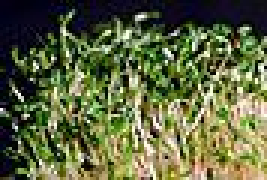
%> input picture Images/i01.ppm, 89 x 60 px (shown 3 times larger); its folder holds only this picture in this run
$ octave --eval "assignment2;"   (GNU Octave 9; MATLAB toolbox functions it lacks are replaced by stand-ins)
%> lines starting %> are read from the running program, lines starting %| are printed output that depends on the picture; in (x1, y1, x2, y2) boxes, pixels count from 0 and x2, y2 are one past the last pixel; in counts of white or black regions, pixels touching at a corner belong together; the program's own positions count from 1
### src/screen2png.m
% SCREEN2JPEG Generate a JPEG file of the current figure with
%   dimensions consistent with the figure's screen dimensions.
function screen2png(h,filename)

% create directory if needed
[pathstr, ~, ~] = fileparts(filename);
if ~exist(pathstr, 'dir')
   mkdir(pathstr);
end

set(gcf,'Units','pixels');

pos = get(h,'Position');
newpos = pos/100;

% sets the position\size of the current graphical object before printing
set(h,'PaperUnits','inches',...
     'PaperPosition',newpos)

% print
print('-dpng', filename, '-r100');
drawnow;
end

### src/get_color_hist.m
function hist = get_color_hist(imgpix, bin_size)

    hist=[];
    r = imgpix(:,:,1);
    b = imgpix(:,:,2);
    g = imgpix(:,:,3);
    r = r(:);
    b = b(:);
    g = g(:);

    for i=1:ceil(255/bin_size)
        for j=1:ceil(255/bin_size)
            for k=1:ceil(255/bin_size)
                hist(i,j,k) = sum(r>=bin_size*(i-1) & r<bin_size*i...
                    & b>=bin_size*(j-1) & b<bin_size*j...
                    & g>=bin_size*(k-1) & g<bin_size*k);
            end
        end
    end

end

### src/get_texture_hist.m
% computes the histogram for a laplacian of a grayscale image.
function hist = get_texture_hist(bw_laplacian, bin_size)

    % init variables
    hist=[];
    min_t = 0;
    max_t = 255*8;

    nbins = ((max_t-min_t)/bin_size);
    bw_laplacian = bw_laplacian(:);

    % iteration over the bins
    for i=1:ceil(nbins)
        minbin=min_t+bin_size*(i-1);
        maxbin=min_t+bin_size*(i);

        % count the number of pizels that belong to current bin
        hist(i) = sum(bw_laplacian>=minbin & bw_laplacian<maxbin);
    end
end

### src/pairwise_compare_hists.m
function A=pairwise_compare_hists(hists)

m_size = size(hists,2);
A = zeros(m_size, m_size);  % distance matrix
for i=1:m_size
    for j=1:m_size
        A(i,j) = 1-l1_compare(hists(:,i), hists(:,j));
    end
end
end

### src/assignment2.m
% runs steps 1-4 of Assignment 2 in visual interfaces
function assignment2

close all;;
clc;

files = dir([curr_path filesep 'Images/*.ppm']);

imgObjs = cell(1,40);
bws = cell(1,40);
bws_laplacian = cell(1,40);
chists=[];
m_size = length(files);
color_bin_size = 40;
texture_bin_size = 20;

% load and process all images by texture and color
for i=1:m_size
    imgObj = imread([curr_path filesep 'Images' filesep files(i).name]);
%> imgObj is the input picture: size 60x89x3 uint8; mean R, G, B 94.7, 102.2, 64.8
    imgObjs{i} = imgObj;

    % == ignore background and create color histograms
    r = imgObj(:,:,1);
    b = imgObj(:,:,2);
    g = imgObj(:,:,3);
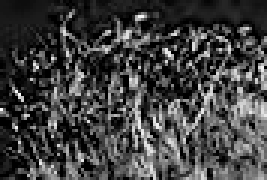
%> g: size 60x89 uint8 (shown 3 times larger); min 0, max 255, mean 64.8

    blackPixels = (double(r) < 25 & double(g) < 25 & double(b) < 25);
%> blackPixels: size 60x89 logical; 17.1% white in thin lines or dots
    [~,regions] = bwboundaries(blackPixels,'noholes');
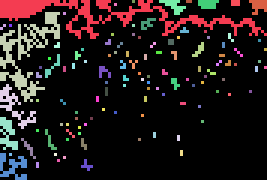
%> regions: size 60x89 double (shown 3 times larger); 118 distinct labels, from 0 to 117; one colour per label, 0 black

    % sort by size
    table = tabulate(regions(:));
%> table = 118 rows, first 12: [1 305 5.71; 0 4426 82.88; 2 2 0.0375; 3 177 3.31; 4 51 0.955; 5 37 0.693; 6 41 0.768; 7 1 0.0187; 8 1 0.0187; 9 9 0.169; 10 3 0.0562; 11 1 0.0187]
    background_regions = table(table(:,2)>15,1);
%> background_regions = [1; 0; 3; 4; 5; 6; 76; 91; 111]

    % remove continous regions of color
    rems = [];
    for regi=1:numel(background_regions)
        if any(~blackPixels(regions==background_regions(regi)))
            rems(end+1) = regi;
            break;
        end
    end
    background_regions(rems) = [];

    blackPixels = ismember(regions, background_regions);
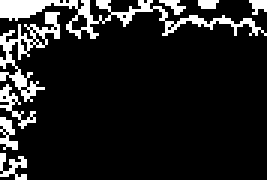
%> blackPixels: size 60x89 logical (shown 3 times larger); 12.5% white in thin lines or dots

    print_image_and_bin(imgObj, getInds(blackPixels), i, sprintf('%s%scolorbackgrounds25%s%g.png',curr_path, filesep, filesep, i));
%> in getInds, `[i,j,~] = find(mat);`: i = 670 values from 1 to 60; j = 670 values from 1 to 89
%> in getInds, `inds = [i,j];`: inds = 670 rows, first 12: [1 1; 2 1; 3 1; 4 1; 5 1; 6 1; 13 1; 14 1; 15 1; 20 1; 21 1; 22 1]
%> in screen2png, `set(h,'PaperUnits','inches', 'PaperPosition',newpos)`:
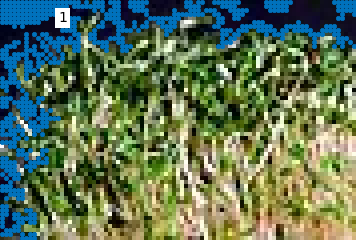
%> figure redrawn from the program's plot data; shown 4 times larger

    % set relevant pixels to nan
    r(blackPixels) = nan;
%> r: size 60x89 uint8; min 0, max 255, mean 94.1
    b(blackPixels) = nan;
%> b: size 60x89 uint8; min 0, max 255, mean 101.3
    g(blackPixels) = nan;
%> g: size 60x89 uint8; 9.44% of pixels changed, all inside (x1, y1, x2, y2) = (0, 0, 89, 60)
    imgObj(:,:,1) = r;
%> imgObj: size 60x89x3 uint8; 8.58% of pixels changed, all inside (x1, y1, x2, y2) = (0, 0, 89, 59)
    imgObj(:,:,2) = b;
%> imgObj: size 60x89x3 uint8; mean R, G, B 94.1, 101.3, 64.8
    imgObj(:,:,3) = g;
%> imgObj: size 60x89x3 uint8; mean R, G, B 94.1, 101.3, 63.3

    % get color histogram
    threedimhist = get_color_hist(imgObj, color_bin_size);
%> in get_color_hist, `r = r(:);`: r = 5340 values, max 255 at index 37, min 0 at index 1, mean 94.12
%> in get_color_hist, `b = b(:);`: b = 5340 values, max 255 at index 331, min 0 at index 1, mean 101.3
%> in get_color_hist, `g = g(:);`: g = 5340 values, max 255 at index 37, min 0 at index 1, mean 63.35
    chists(:,i) = threedimhist(:)./ sum(threedimhist(:));

    % == ignore background and create texture histograms
    bw = rgb2gray(imgObj);
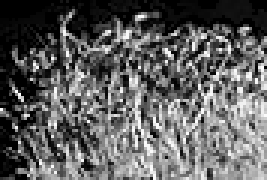
%> bw: size 60x89 uint8 (shown 3 times larger); min 0, max 254, mean 94.8
    bws{i} = bw;

    % compute laplacian
    bw_laplacian = zeros(size(bw));
    for r=2:(size(bw(:,:), 1)-1)
        for c=2:(size(bw(:,:), 2)-1)
            bw_laplacian(r,c) =...
                double(bw(r,c))*9-sum(sum(double(bw(r-1:r+1, c-1:c+1))));
        end
    end
%> this loop made 58 passes

    frac = 10;

    % remove background - if low texture and not in the center of image
    edgewidth  = floor(size(bw_laplacian,2)/frac);
%> edgewidth = 8
    edgeheight = floor(size(bw_laplacian,1)/frac);
%> edgeheight = 6

    % create dead zone mask
    mask = ones(1, size(bw_laplacian,2));
    mask(edgewidth:edgewidth*(frac-1)) = 0;

    % iterate over each image row
    for r=1:size(bw_laplacian,1)
        if (r>edgeheight && r<edgeheight*(frac-1))
            bw_laplacian(r, mask & abs(bw_laplacian(r, :)) < 3 ) = nan;
        else
            bw_laplacian(r, abs(bw_laplacian(r, :)) < 3 ) = nan;
        end
    end
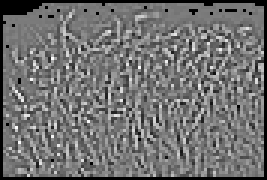
%> bw_laplacian: size 60x89 double (shown 3 times larger); 7.02% of the values are NaN or infinite; the others: min -1285, max 1398, mean 0.805; drawn with min black, max white, NaN and infinite black

	bws_laplacian{i} = bw_laplacian;

    print_image_and_bin(imgObj, getInds(isnan(bw_laplacian)), i, sprintf('%s%stexturebackgrounds25%s%g.png',curr_path, filesep, filesep, i));
%> in getInds (call 2), `inds = [i,j];`: inds = 375 rows, first 12: [1 1; 2 1; 3 1; 4 1; 5 1; 6 1; 7 1; 8 1; 9 1; 10 1; 11 1; 12 1]
%> call 2 of screen2png, with h = 1, filename = 'src/texturebackgrounds25/1.png'
%> in screen2png (call 2), `set(h,'PaperUnits','inches', 'PaperPosition',newpos)`:
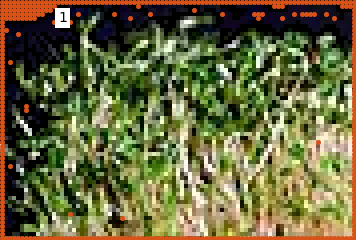
%> figure redrawn from the program's plot data; shown 4 times larger

    % compute texture histogram
    thists(:,i) = get_texture_hist(abs(bws_laplacian{i}),texture_bin_size);
%> after the loop in get_texture_hist, `for i=1:ceil(nbins)`: hist = 102 values, max 312 at index 2, min 0 at index 64, mean 48.68
    thists(:,i) = thists(:,i) ./ sum(sum(thists(:,i)));
end

% === Step 1: Gross color matching ==
C=compute_print_similarities(imgObjs, chists, 'color');
%> in compute_print_similarities, `S = pairwise_compare_hists(hists);`: S = 1
%> C = 1

% === Step 2: Gross texture matching. ==
T=compute_print_similarities(imgObjs, thists, 'texture');
%> the loop in pairwise_compare_hists (call 2), `for i=1:m_size` made 1 pass
%> T = 1


% === Step 3: Combine similarities, and cluster.
r=.6;
S = r*T + (1-r)*C;
%> S = 1
print_similarities(imgObjs, S, sprintf('combination%gprctext',100*r));
% [78 lines not run here, left out]
% [86 lines left out: functions print_cluster_result, print_img_row, print_all_imgs, print_img_similarity_mat, print_img_similarity_idx, not called in this run]

function print_image_and_bin(img,binimg,label, filename)
    h= figure(1);
    imshow(img);
    hold on;
    scatter(binimg(:,2), binimg(:,1), 40, '.b');
    hold off;
    text(15,5,num2str(label), 'background', 'w');


    % save to picture to file
    screen2png(h,filename);
end

function S=compute_print_similarities(imgObjs, hists, prefix)
S = pairwise_compare_hists(hists);

% print_similarities(imgObjs, S, prefix)
end

function print_similarities(imgObjs, S, prefix)
%> called with S = 1, prefix = 'combination60prctext'
[S_sorted, idx(:,:)] = sort(S, 2, 'descend');
%> S_sorted = 1

%> (the run ends here)

$ run again, on Images/i09.ppm
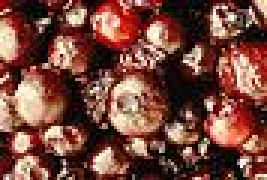
%> input picture Images/i09.ppm, 89 x 60 px (shown 3 times larger)
%> in assignment2, imgObj is the input picture: size 60x89x3 uint8; mean R, G, B 119.9, 72.2, 60.6
%> regions: size 60x89 double; 40 distinct labels, from 0 to 39
%> table = 40 rows, first 12: [0 4718 88.35; 1 3 0.0562; 2 1 0.0187; 3 2 0.0375; 4 31 0.581; 5 34 0.637; 6 1 0.0187; 7 11 0.206; 8 1 0.0187; 9 1 0.0187; 10 24 0.449; 11 26 0.487]
%> background_regions = [0; 4; 5; 10; 11; 13; 17; 20; 22; 24; 25; 29; 37]
%> i = 555 values from 1 to 60; j = 555 values from 8 to 89
%> inds = 555 rows, first 12: [4 8; 3 9; 4 9; 5 9; 1 10; 2 10; 3 10; 4 10; 5 10; 6 10; 3 11; 4 11]
%> in get_color_hist, `r = r(:);`: r = 5340 values, max 255 at index 5, min 0 at index 424, mean 118.5
%> in get_color_hist, `b = b(:);`: b = 5340 values, max 255 at index 14, min 0 at index 1, mean 71.56
%> in get_color_hist, `g = g(:);`: g = 5340 values, max 243 at index 4854, min 0 at index 3, mean 60.07
%> the loop in assignment2, `for r=2:(size(bw(:,:), 1)-1)` made 58 passes
%> after the loop in assignment2, `for r=1:size(bw_laplacian,1)`:
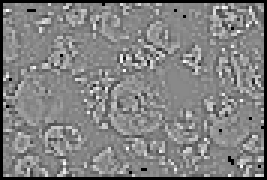
%> bw_laplacian: size 60x89 double (shown 3 times larger); 5.88% of the values are NaN or infinite; the others: min -1386, max 1187, mean -0.143; drawn with min black, max white, NaN and infinite black
%> inds = 314 rows, first 12: [1 1; 2 1; 3 1; 4 1; 5 1; 6 1; 7 1; 8 1; 9 1; 10 1; 11 1; 12 1]
%> in screen2png (call 2), `set(h,'PaperUnits','inches', 'PaperPosition',newpos)`:
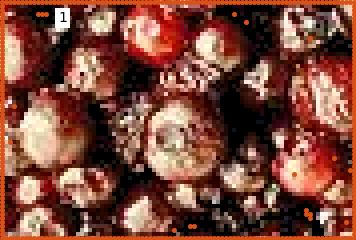
%> figure redrawn from the program's plot data; shown 4 times larger
%> after the loop in get_texture_hist, `for i=1:ceil(nbins)`: hist = 102 values, max 404 at index 1, min 0 at index 61, mean 49.27
%> in compute_print_similarities, `S = pairwise_compare_hists(hists);`: S = 1
%> the loop in pairwise_compare_hists (call 2), `for i=1:m_size` made 1 pass

$ run again, on Images/i10.ppm
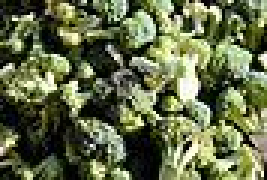
%> input picture Images/i10.ppm, 89 x 60 px (shown 3 times larger)
%> in assignment2, imgObj is the input picture: size 60x89x3 uint8; mean R, G, B 99.3, 107.8, 73.5
%> regions: size 60x89 double; 117 distinct labels, from 0 to 116
%> table = 117 rows, first 12: [0 4271 79.98; 1 48 0.899; 2 2 0.0375; 3 3 0.0562; 4 4 0.0749; 5 19 0.356; 6 259 4.85; 7 3 0.0562; 8 15 0.281; 9 1 0.0187; 10 6 0.112; 11 1 0.0187]
%> background_regions = [0; 1; 5; 6; 20; 35; 37; 42; 57; 62; 68; 87]
%> i = 732 values from 1 to 60; j = 732 values from 1 to 76
%> inds = 732 rows, first 12: [2 1; 3 1; 20 1; 22 1; 23 1; 33 1; 35 1; 38 1; 39 1; 40 1; 41 1; 4 2]
%> in get_color_hist, `r = r(:);`: r = 5340 values, max 255 at index 50, min 0 at index 2, mean 98.51
%> in get_color_hist, `b = b(:);`: b = 5340 values, max 255 at index 247, min 0 at index 2, mean 106.5
%> in get_color_hist, `g = g(:);`: g = 5340 values, max 251 at index 3931, min 0 at index 2, mean 72.95
%> the loop in assignment2, `for r=2:(size(bw(:,:), 1)-1)` made 58 passes
%> after the loop in assignment2, `for r=1:size(bw_laplacian,1)`:
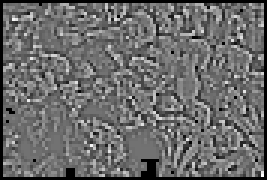
%> bw_laplacian: size 60x89 double (shown 3 times larger); 6.39% of the values are NaN or infinite; the others: min -1130, max 1393, mean 0.864; drawn with min black, max white, NaN and infinite black
%> inds = 341 rows, first 12: [1 1; 2 1; 3 1; 4 1; 5 1; 6 1; 7 1; 8 1; 9 1; 10 1; 11 1; 12 1]
%> in screen2png (call 2), `set(h,'PaperUnits','inches', 'PaperPosition',newpos)`:
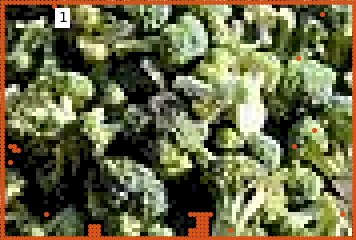
%> figure redrawn from the program's plot data; shown 4 times larger
%> after the loop in get_texture_hist, `for i=1:ceil(nbins)`: hist = 102 values, max 293 at index 1, min 0 at index 60, mean 49.01
%> in compute_print_similarities, `S = pairwise_compare_hists(hists);`: S = 1
%> the loop in pairwise_compare_hists (call 2), `for i=1:m_size` made 1 pass

$ run again, on Images/i11.ppm
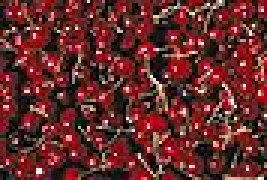
%> input picture Images/i11.ppm, 89 x 60 px (shown 3 times larger)
%> in assignment2, imgObj is the input picture: size 60x89x3 uint8; mean R, G, B 101.2, 43.7, 41.9
%> regions: size 60x89 double; 120 distinct labels, from 0 to 119
%> table = 120 rows, first 12: [0 4925 92.23; 1 2 0.0375; 2 8 0.15; 3 5 0.0936; 4 1 0.0187; 5 2 0.0375; 6 10 0.187; 7 9 0.169; 8 1 0.0187; 9 4 0.0749; 10 1 0.0187; 11 8 0.15]
%> background_regions = 0
%> i = []
%> in get_color_hist, `r = r(:);`: r = 5340 values, max 255 at index 91, min 0 at index 138, mean 101.2
%> in get_color_hist, `b = b(:);`: b = 5340 values, max 255 at index 3026, min 0 at index 15, mean 43.7
%> in get_color_hist, `g = g(:);`: g = 5340 values, max 243 at index 838, min 0 at index 10, mean 41.92
%> the loop in assignment2, `for r=2:(size(bw(:,:), 1)-1)` made 58 passes
%> inds = 310 rows, first 12: [1 1; 2 1; 3 1; 4 1; 5 1; 6 1; 7 1; 8 1; 9 1; 10 1; 11 1; 12 1]
%> in screen2png (call 2), `set(h,'PaperUnits','inches', 'PaperPosition',newpos)`:
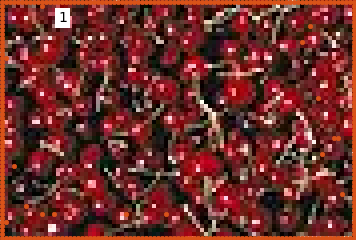
%> figure redrawn from the program's plot data; shown 4 times larger
%> after the loop in get_texture_hist, `for i=1:ceil(nbins)`: hist = 102 values, max 364 at index 2, min 0 at index 69, mean 49.31
%> in compute_print_similarities, `S = pairwise_compare_hists(hists);`: S = 1
%> the loop in pairwise_compare_hists (call 2), `for i=1:m_size` made 1 pass
